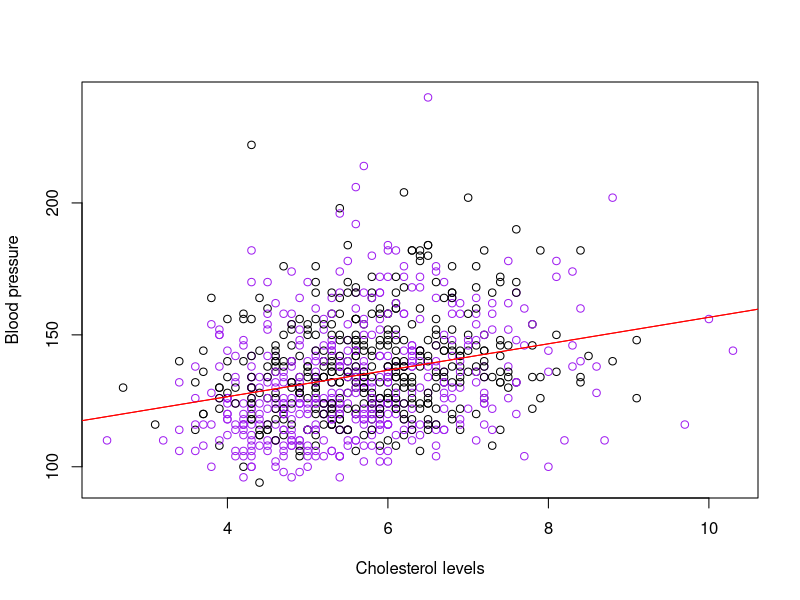
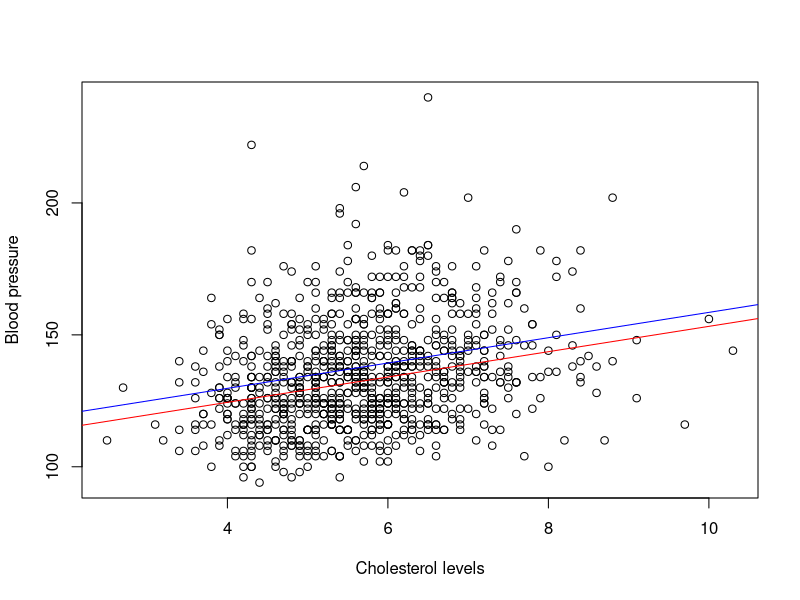

These figures' R source, in order: (Note: this script raises an error after producing the figures.)
# TILP2400 Exercises 6
# Kalindunie Kulathunga


hdata <- read.table("healthdata.txt", header = TRUE, sep = " ", stringsAsFactors = FALSE)

hdata$gender <- factor(hdata$gender)

class(hdata$gender)


#Task 1
plot(hdata$chol, hdata$syst, 
     xlab = "Cholesterol levels", 
     ylab = "Blood pressure",
     col = ifelse(hdata$gender== "female", "purple", "black")
)

model1 <- lm(syst~ chol, data = hdata)
model1

# Average_BP = 106.506 + 5.015*chol

coefficients <- coef(model1)
coefficients

abline(a = coefficients[1], b = coefficients[2], col = "red")

abline(106.506, 5.015, col = "red")


#Task 2

#Provide an interpretation for the intercept a. 
#What type of individuals does this term represent in terms of average blood pressure?
#When cholesterol level is zero, average blood pressure is 106.506 mmHg. 

#Provide an interpretation for the slope b.
#When cholesterol level increase by 1 unit, systolic blood pressure increase by 5.015 units. 


#Task 3

confint(model1)

#what do they tell us about the average blood pressure at the population level?
# 95% confident that true population regression coefficient for cholesterol level falls between [3.85, 6.18]. 
# As this interval does not include zero, the effect of cholesterol on blood pressure is statistically significant. 
# 95% confident that the true population intercept falls between [99.80, 113.21], which is the average blood pressure when the cholesterol level is zero. 


#Task 4

syst = 106.506 + 5.015*6
print(syst)

# 136.596mmHg

dataNEW <- data.frame(chol = 6)

predict(model1, dataNEW, interval = "predict")


#Task 5

# hdata$gender <- ifelse(hdata$gender == "female", 0,1 )

# hdata$gender <- factor(hdata$gender)

model2 <- lm(syst ~ chol + gender, data = hdata)

coef(model2)


# Average_BP = 105.23 + 4.80*chol + 5.30*gender


#Task 6

#What type of individual’s average blood pressure does this value represent?
# When female cholesterol level is zero, the average blood pressure level is 105.23 mmHg.

#Now, provide an interpretation for the coeﬃcients b1 and b2.
# b1:4.80 is the change in average blood pressure level of same gender individuals, when their cholesterol level increase by one unit.  
# b2:male average blood pressure is greater than 5.30mmHg at the same cholesterol level as female. 


#Task 7

confint(model2)

#what do they tell us about the average blood pressures at the population level?
# 95% confident that true population intercept falls between [98.55 - 111.91]
# intercept is the average blood pressure level of female when their cholesterol level is zero. 

# 95% confident that true population cholesterol coefficient falls between [3.64, 5.96].
# 95% confident that average systolic blood pressure falls within this interval, when cholesterol level of same gender increase by 1 unit. 

#confident interval of gender is [2.70, 7.89], means 95% confident that within the same cholesterol level, 
#average blood pressure is between [2.70, 7.89] units higher than that of female. 

# Are the regression coeﬃcients statistically significant based on the confidence interval analyses?
# Since confident interval of true population interval does not include zero, intercept is statistically significant. 
# Since cholesterol coefficient of female falls between [3.64, 5.96] and does not include zero, systolic blood pressure depends on the cholesterol level, significantly. 
# Since gender coefficient falls between [2.70, 7.89] and does not include zero, systolic blood pressure depends on the gender, within the same cholesterol level. 
 

#Task 8

# syst_female = 105.23 + 4.80*chol

# syst_male = 105.23 + 4.80*chol + 5.30

plot(hdata$chol, hdata$syst, 
     xlab = "Cholesterol levels", 
     ylab = "Blood pressure")

coefficients <- coef(model2)

abline(105.23, 4.80, col = "red")

abline(105.23 + 5.30, 4.80, col = "blue")


#Task 9

syst_female = 105.23 + 4.80*6
print(syst_female)
# 134.03mmHg

syst_male = 105.23 + 4.80*6 + 5.30
print(syst_male)

#What is the diﬀerence between the predictions for men and women?

Difference = syst_male - syst_female
print(Difference)
# 139.33mmHg

#The difference is 5.30mmHg. This is the effect on systolic blood pressure by gender, as indicated by regression coefficient (b2=5.30)


#Task 10

dataNEW <- data.frame(chol = c(6, 6), gender = c("0", "1"))

predict(model2, dataNEW, interval = "predict")

#Are the predictions the same as the ones you calculated in Task 9? Yes

#Which gender’s predictions have more uncertainty?
X_female = 172.2656 - 95.80139
print(X_female)
# 76.46

X_male = 177.5631 - 101.09323
print(X_male)
# 76.46

# Both prediction intervals have same width. Therefore, uncertainties are equal in both genders. 


#Task 11

fittedv <- fitted(model2)

sresiduals <- rstandard(model2)

plot(fittedv, sresiduals, 
     xlab = "Predicted Blood Pressure", 
     ylab = "Standardized Residuals",
     main =  "Residual Vs Fitted Values",
     pch = 16, col = "blue")

abline(h = 0, col = "red", lwd = 2)

# Do you observe any systematic pattern in the plot? No

qqnorm(sresiduals)

abline(0,1, col = "red")

#Are the points now roughly along a straight line? Yes, points are only scattered near tails. 